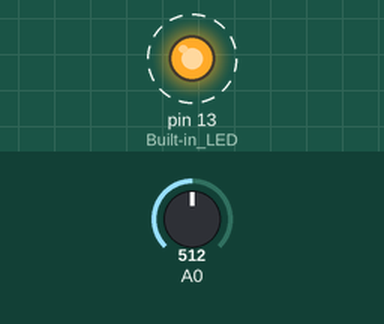
Recording of a sketch running on a simulated Arduino Uno, built for the host (arithmetic inside an expression is 32-bit, double 64-bit). Shown: output pins drawn as LEDs (lit = HIGH). Dashed ring = blinking. The inputs (shaded band) are chosen by the test bench; at power-on: A0 = 512. What the sketch prints to the serial monitor is not drawn.

Above: at 0.02 s.
Timing chart, 0 to 3.0 s (numbered marks = the images above):
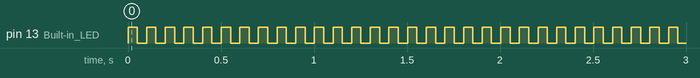

The sketch:

sketch.ino
```cpp
void setup() {
  Serial.begin(115200);
  Serial1.begin(115200);
  pinMode(LED_BUILTIN, OUTPUT); // Built-in LED
}

void loop() {
  int val = analogRead(A0);

  // Send to Laptop
  Serial.println(val);

  // Send to Linux
  Serial1.println(val);

  // Blink the LED so we know the code is alive!
  digitalWrite(LED_BUILTIN, HIGH);
  delay(50);
  digitalWrite(LED_BUILTIN, LOW);
  delay(50);
}
```

Measured:
- by itself, pin 13 (Built-in_LED): alternates HIGH for 0.05 s and LOW for 0.05 s
- by itself, everything shown: repeats every 5.4 s, in 36 steps
